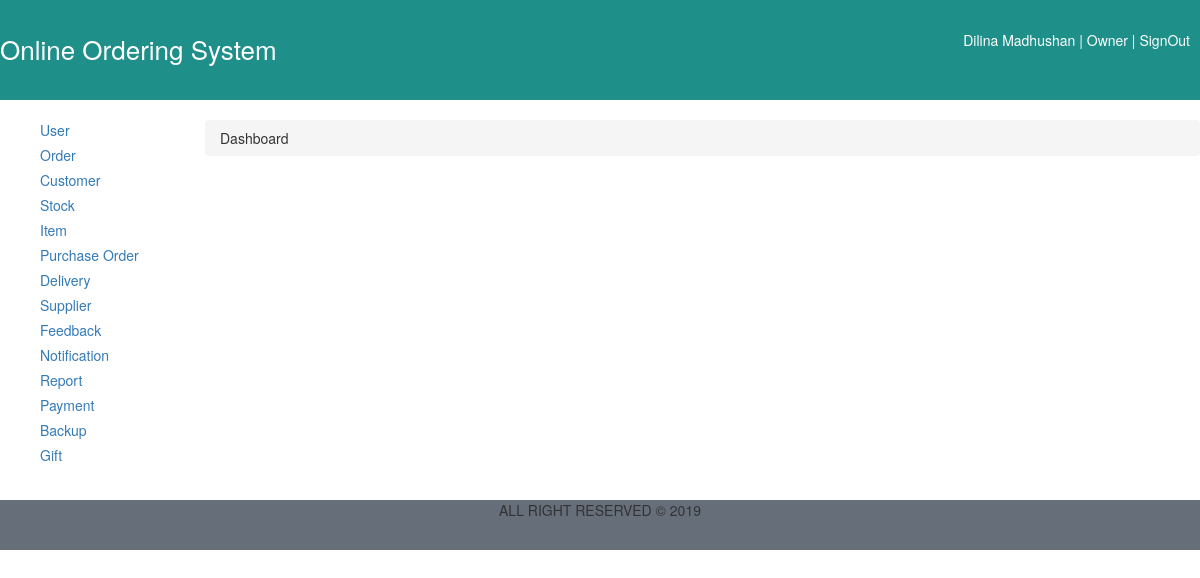
Screenshot of /apps/view/dashboard.php (signed in) with the database file from the repository.
### tables this page shows
CREATE TABLE `module_role` (
  `m_id` int(11) NOT NULL,
  `role_id` int(11) NOT NULL
);

CREATE TABLE `module` (
  `m_id` int(5) NOT NULL,
  `m_name` varchar(200) NOT NULL
);

### apps/common/session_handling.php (called while the page is built, shortened)
<?php
	if(!isset($_SESSION)){
		$userinfo = $_SESSION['userinfo'];
	}
?>

### apps/model/modulemodel.php (called while the page is built)
<?php
	class modulemodel{
		function getUserModules($role_id, $con){
			$sql = "SELECT * FROM module m, module_role mr WHERE m.m_id = mr.m_id AND mr.role_id = \"$role_id\"";
			$r = $con->query($sql);
			return $r;
		}
	}
?>

### apps/view/dashboard.php (the view, shortened to what this page needs)
<?php
	include '../common/session_handling.php';
	include '../common/dbconnection.php';
	include '../model/modulemodel.php';
	$ob = new dbconnection();
	$con = $ob->connection();
	$role_id = $userinfo['role_id'];
	$obm = new modulemodel();
	$resultm = $obm->getUserModules($role_id, $con);
?>
<html>
	<head>
		<link rel="stylesheet" href="../resources/css/layout1.css">
        <link rel="stylesheet" href="../resources/css/res@media.css">
		<link rel="stylesheet" href="../resources/bootstrap/css/bootstrap.min.css">
	</head>
	<body>
		<div id="main">
				<div id="header">
					<div class="row">
						<div class="col-md-6">
							<div class="hea1">Online Ordering System</div>
						</div>
						<div class="col-md-6">
							<div class="prof">
								<?php echo $userinfo['user_fname'] . " " . $userinfo['user_lname'] . " | " . $userinfo['role_name'] ; ?>
								| <a class="signout" href="signout.php">SignOut</a>
							</div>
						</div>
					</div>
				</div>
				<div id="content">
					<div class="row">
						<div class="col-md-2">
							<div class="pad1">
								<ul class = "list1">
									<?php
									while($row = $resultm->fetch_assoc()){
										$lm_name = strtolower($row['m_name']);
										$url = $lm_name.".php";
									?>
									<li>
										<a href="<?php echo $url; ?>">
											<?php echo $row['m_name']; ?>
										</a>
									</li>
									<?php } ?>
								</ul>
							</div>
						</div>
						<div class="col-md-10">
							<div class="pad1">
								<ul class="breadcrumb">
									<li>Dashboard</li>
								</ul>
							</div>
						</div>
					</div>
				</div>
				<div id="footer">
					<?php include'../common/footer.php'; ?>
				</div>
		</div>
	</body>
</html>

### apps/resources/css/layout1.css (style rules this page uses)
div#main { width: 100%; }
div#header { height: 100px; background-color: #1f8f89; padding-top:30px; }
div#content { min-height: 400px; }
div#footer { height: 50px; text-align: center; background-color: #666e7a; }
.hea1 { font-size: 26px; color: #FFF; }
.prof { color: #FFF; text-align: right; padding-right: 10px; }
a.signout { color: #FFF; transition-duration: 0.3s; text-decoration: none; }
.pad1 { padding-top: 20px; }
.list1 { list-style: none; }
.list1 li { padding-bottom: 5px; }

### rows the page displays
module_role: m.m_name "User"
module_role: m.m_name "Order"
module_role: m.m_name "Customer"
module_role: m.m_name "Stock"
module_role: m.m_name "Item"
module_role: m.m_name "Purchase Order"
module_role: m.m_name "Delivery"
module_role: m.m_name "Supplier"
module_role: m.m_name "Feedback"
module_role: m.m_name "Notification"
module_role: m.m_name "Report"
module_role: m.m_name "Payment"
module_role: m.m_name "Backup"
module_role: m.m_name "Gift"

### other values shown
$userinfo['user_fname'] "Dilina"
$userinfo['user_lname'] "Madhushan"
$userinfo['role_name'] "Owner"
